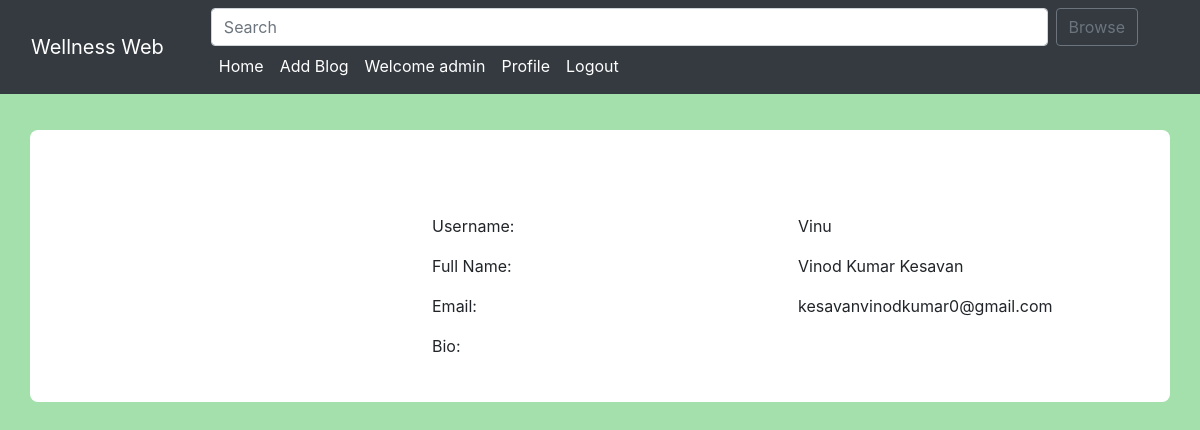
/user_profile/14/ (signed in), run on the app's committed database.
### home/models.py (models this page shows, shortened)
class BlogPost(models.Model):
    title=models.CharField(max_length=255)
    author= models.ForeignKey(User, on_delete=models.CASCADE)
    slug=models.CharField(max_length=130)
    content=models.TextField()
    image = models.ImageField(upload_to="profile_pics", blank=True, null=True)
    dateTime=models.DateTimeField(auto_now_add=True)

### home/views.py (the view)
# urls.py: path("user_profile/<int:myid>/", views.user_profile, name="user_profile"),
def user_profile(request, myid):
    post = BlogPost.objects.filter(id=myid)
    return render(request, "user_profile.html", {'post':post})

### home/templates/user_profile.html (shortened to what this page needs)
{% extends 'base.html' %}
{% block body %}
<div class="container profile">
            <form method="post">
                <div class="row">
                    {% for i in post %}
                    <div class="col-md-4">
                    </div>
                    <div class="col-md-8">
                        <div class="profile-tab">
                            <div class="tab-pane">
                                <br><br>
                                        <div class="row">
                                            <div class="col-md-6">
                                                <label>Username:</label>
                                            </div>
                                            <div class="col-md-6">
                                                <p>{{i.author}}</p>
                                            </div>
                                        </div>
                                        <div class="row">
                                            <div class="col-md-6">
                                                <label>Full Name:</label>
                                            </div>
                                            <div class="col-md-6">
                                                <p>{{i.author.get_full_name}}</p>
                                            </div>
                                        </div>
                                        <div class="row">
                                            <div class="col-md-6">
                                                <label>Email:</label>
                                            </div>
                                            <div class="col-md-6">
                                                <p>{{i.author.email}}</p>
                                            </div>
                                        </div>
                                        <div class="row">
                                            <div class="col-md-6">
                                                <label>Bio:</label>
                                            </div>
                                            <div class="col-md-6">
                                            </div>
                                        </div>
                                        {% endfor %}
                            </div>
                        </div>
                    </div>
            </form>
            </div>
        {% endblock %}

### home/templates/base.html (shortened to what this page needs)
<!DOCTYPE html>
<html lang="en">
<head>
    <link
        href="//maxcdn.bootstrapcdn.com/bootstrap/4.1.1/css/bootstrap.min.css"
        rel="stylesheet"
        id="bootstrap-css"
    />
    <link
        href="https://cdn.jsdelivr.net/npm/bootstrap@5.0.2/dist/css/bootstrap.min.css"
        rel="stylesheet"
    />
    <link
        rel="stylesheet"
        href="https://maxcdn.bootstrapcdn.com/bootstrap/4.0.0/css/bootstrap.min.css"
    />
</head>
<body>
<nav class="navbar navbar-expand-lg navbar-dark bg-dark sticky-top">
    <div class="container-fluid">
        <a class="navbar-brand" href="#">Wellness Web</a>
        <div class="collapse navbar-collapse" id="navbarSupportedContent">
            <div class="container mx-3">
              <form class="search-form d-flex" method="POST" action="/search/">
                <input
                        class="form-control me-2"
                        type="search"
                        placeholder="Search"
                        name="searched"
                        id="searched"
                        aria-label="Search"
                />
                <button
                        href="/search/"
                        class="btn btn-outline-secondary"
                        type="submit"
                >
                    Browse
                </button>
            </form>
                <ul class="navbar-nav me-auto mb-2 mb-lg-0">
                    <li class="nav-item">
                        <a
                                class="nav-link {% block homeactive %} {% endblock %}"
                                aria-current="page"
                                href="/"
                        >Home</a
                        >
                    </li>
                    {% if user.is_authenticated %}
                    <li class="nav-item">
                        <a
                                class="nav-link {% block add_blogs_active %} {% endblock %}"
                                href="/add_blogs/"
                        >Add Blog</a
                        >
                    </li>
                    <li class="nav-item">
                        <a class="nav-link active" href="#">Welcome {{request.user}}</a>
                    </li>
                    <li class="nav-item">
                        <a
                                class="nav-link {% block profileactive %} {% endblock %}"
                                href="/profile/"
                        >Profile</a
                        >
                    </li>
                    <li class="nav-item">
                        <a class="nav-link" href="/logout/">Logout</a>
                    </li>
                    {% endif %}
                </ul>
            </div>
        </div>
    </div>
</nav>
{% block body %} {% endblock %}
</body>
</html>

### data on the page
BlogPost: author "Vinu", author.get_full_name "Vinod Kumar Kesavan", author.email "kesavanvinodkumar0@gmail.com"

### other printed values
{{ request.user }} "admin"
